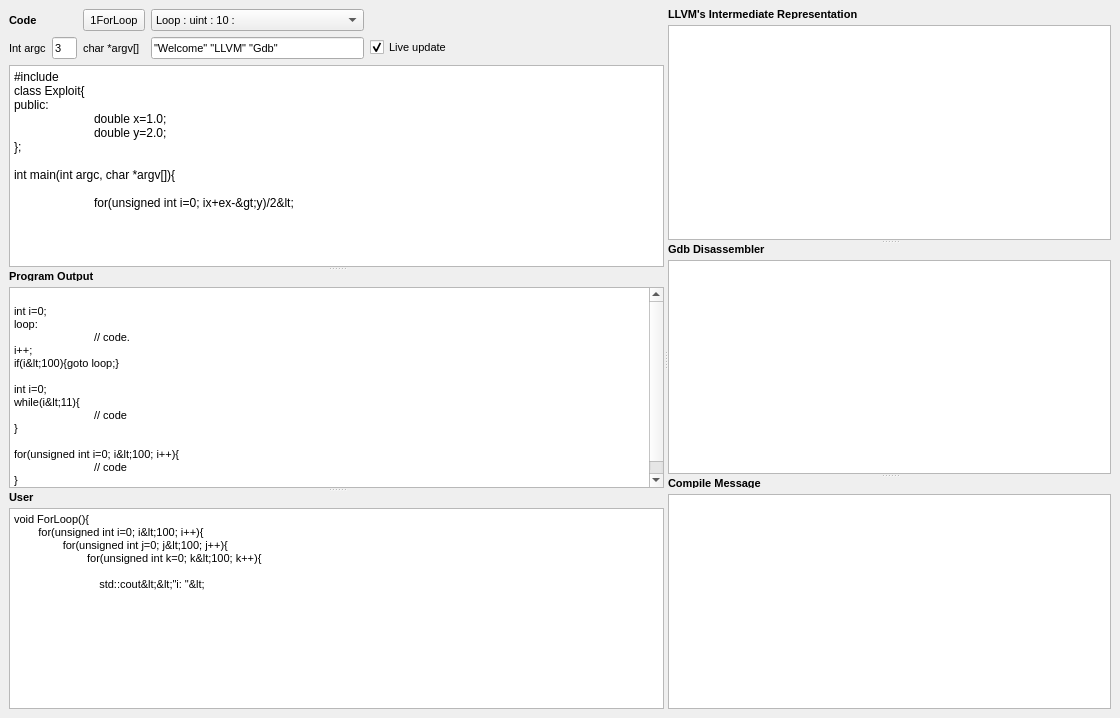
<?xml version="1.0" encoding="UTF-8"?>
<ui version="4.0">
 <class>MainWindow</class>
 <widget class="QMainWindow" name="MainWindow">
  <property name="geometry">
   <rect>
    <x>0</x>
    <y>0</y>
    <width>1120</width>
    <height>718</height>
   </rect>
  </property>
  <property name="sizePolicy">
   <sizepolicy hsizetype="Preferred" vsizetype="Preferred">
    <horstretch>150</horstretch>
    <verstretch>0</verstretch>
   </sizepolicy>
  </property>
  <property name="windowTitle">
   <string>JustForFun</string>
  </property>
  <property name="windowOpacity">
   <double>1.000000000000000</double>
  </property>
  <widget class="QWidget" name="centralwidget">
   <layout class="QGridLayout" name="gridLayout_10">
    <item row="0" column="0">
     <widget class="QSplitter" name="splitter_3">
      <property name="sizePolicy">
       <sizepolicy hsizetype="Expanding" vsizetype="Expanding">
        <horstretch>0</horstretch>
        <verstretch>0</verstretch>
       </sizepolicy>
      </property>
      <property name="orientation">
       <enum>Qt::Horizontal</enum>
      </property>
      <widget class="QSplitter" name="splitter_2">
       <property name="sizePolicy">
        <sizepolicy hsizetype="Expanding" vsizetype="Preferred">
         <horstretch>0</horstretch>
         <verstretch>0</verstretch>
        </sizepolicy>
       </property>
       <property name="sizeIncrement">
        <size>
         <width>0</width>
         <height>0</height>
        </size>
       </property>
       <property name="baseSize">
        <size>
         <width>200</width>
         <height>0</height>
        </size>
       </property>
       <property name="font">
        <font>
         <pointsize>8</pointsize>
        </font>
       </property>
       <property name="contextMenuPolicy">
        <enum>Qt::NoContextMenu</enum>
       </property>
       <property name="frameShape">
        <enum>QFrame::NoFrame</enum>
       </property>
       <property name="midLineWidth">
        <number>0</number>
       </property>
       <property name="orientation">
        <enum>Qt::Vertical</enum>
       </property>
       <property name="opaqueResize">
        <bool>true</bool>
       </property>
       <property name="handleWidth">
        <number>4</number>
       </property>
       <property name="childrenCollapsible">
        <bool>true</bool>
       </property>
       <widget class="QWidget" name="layoutWidget">
        <layout class="QGridLayout" name="gridLayout_2" rowstretch="0,0" columnstretch="0">
         <property name="sizeConstraint">
          <enum>QLayout::SetDefaultConstraint</enum>
         </property>
         <item row="0" column="0">
          <layout class="QGridLayout" name="gridLayout_8">
           <item row="1" column="2">
            <widget class="QLabel" name="label_8">
             <property name="font">
              <font>
               <pointsize>8</pointsize>
              </font>
             </property>
             <property name="text">
              <string>char *argv[]</string>
             </property>
            </widget>
           </item>
           <item row="1" column="4">
            <widget class="QCheckBox" name="checkBox_Update">
             <property name="font">
              <font>
               <pointsize>8</pointsize>
              </font>
             </property>
             <property name="text">
              <string>Live update</string>
             </property>
             <property name="checked">
              <bool>true</bool>
             </property>
            </widget>
           </item>
           <item row="1" column="3">
            <widget class="QLineEdit" name="lineEdit_argv">
             <property name="sizePolicy">
              <sizepolicy hsizetype="Expanding" vsizetype="Preferred">
               <horstretch>0</horstretch>
               <verstretch>0</verstretch>
              </sizepolicy>
             </property>
             <property name="font">
              <font>
               <pointsize>8</pointsize>
              </font>
             </property>
             <property name="text">
              <string>&quot;Welcome&quot; &quot;LLVM&quot; &quot;Gdb&quot;</string>
             </property>
            </widget>
           </item>
           <item row="1" column="1">
            <widget class="QLineEdit" name="lineEdit_argc">
             <property name="sizePolicy">
              <sizepolicy hsizetype="Preferred" vsizetype="Fixed">
               <horstretch>0</horstretch>
               <verstretch>0</verstretch>
              </sizepolicy>
             </property>
             <property name="maximumSize">
              <size>
               <width>25</width>
               <height>16777215</height>
              </size>
             </property>
             <property name="font">
              <font>
               <pointsize>8</pointsize>
              </font>
             </property>
             <property name="text">
              <string>3</string>
             </property>
            </widget>
           </item>
           <item row="1" column="0">
            <widget class="QLabel" name="label_7">
             <property name="font">
              <font>
               <pointsize>8</pointsize>
              </font>
             </property>
             <property name="text">
              <string>Int argc</string>
             </property>
            </widget>
           </item>
           <item row="0" column="0">
            <widget class="QLabel" name="label_3">
             <property name="maximumSize">
              <size>
               <width>16777215</width>
               <height>10</height>
              </size>
             </property>
             <property name="font">
              <font>
               <pointsize>8</pointsize>
               <weight>75</weight>
               <bold>true</bold>
              </font>
             </property>
             <property name="text">
              <string>Code </string>
             </property>
            </widget>
           </item>
           <item row="1" column="5">
            <spacer name="horizontalSpacer_2">
             <property name="orientation">
              <enum>Qt::Horizontal</enum>
             </property>
             <property name="sizeHint" stdset="0">
              <size>
               <width>40</width>
               <height>20</height>
              </size>
             </property>
            </spacer>
           </item>
           <item row="0" column="2">
            <widget class="QToolButton" name="toolButton_ForLoop">
             <property name="sizePolicy">
              <sizepolicy hsizetype="Preferred" vsizetype="Preferred">
               <horstretch>0</horstretch>
               <verstretch>0</verstretch>
              </sizepolicy>
             </property>
             <property name="layoutDirection">
              <enum>Qt::LeftToRight</enum>
             </property>
             <property name="text">
              <string>1ForLoop</string>
             </property>
             <property name="checkable">
              <bool>false</bool>
             </property>
            </widget>
           </item>
           <item row="0" column="3">
            <widget class="QComboBox" name="comboBox">
             <item>
              <property name="text">
               <string>Loop : uint : 10 : </string>
              </property>
             </item>
            </widget>
           </item>
          </layout>
         </item>
         <item row="1" column="0">
          <widget class="QMarkdownTextEdit" name="plainTextEdit_Code">
           <property name="minimumSize">
            <size>
             <width>0</width>
             <height>0</height>
            </size>
           </property>
           <property name="font">
            <font>
             <pointsize>9</pointsize>
            </font>
           </property>
           <property name="verticalScrollBarPolicy">
            <enum>Qt::ScrollBarAsNeeded</enum>
           </property>
           <property name="plainText">
            <string>#include &lt;iostream&gt;
class Exploit{
public:
	double x=1.0;
	double y=2.0;
};

int main(int argc, char *argv[]){

	for(unsigned int i=0; i&lt;argc; i++){
		std::cout&lt;&lt;&quot;argc at i: &quot;&lt;&lt;i&lt;&lt;&quot; argv: &quot;&lt;&lt;argv[i]&lt;&lt;std::endl;
	}

        for(unsigned int i=0; i&lt;10; i++){
                for(unsigned int j=0; j&lt;10; j++){
                        for(unsigned int k=0; k&lt;10; k++){
                        
                            std::cout&lt;&lt;&quot;i: &quot;&lt;&lt;i&lt;&lt;std::endl;
                            std::cout&lt;&lt;&quot;j: &quot;&lt;&lt;j&lt;&lt;std::endl;
                            std::cout&lt;&lt;&quot;k: &quot;&lt;&lt;k&lt;&lt;std::endl;
                        }
                }
        
}

	Exploit *ex = new Exploit();
                     std::cout&lt;&lt;&quot;theSum: &quot;&lt;&lt;(ex-&gt;x+ex-&gt;y)/2&lt;&lt;std::endl;
}

void ForLoop(){
for(unsigned int i=0; i&lt;100; i++){
 	for(unsigned int j=0; j&lt;100; j++){
		for(unsigned int k=0; k&lt;100; k++){
			
			std::cout&lt;&lt;&quot;i: &quot;&lt;&lt;i&lt;&lt;std::endl;
			std::cout&lt;&lt;&quot;j: &quot;&lt;&lt;j&lt;&lt;std::endl;
			std::cout&lt;&lt;&quot;k: &quot;&lt;&lt;k&lt;&lt;std::endl;	
		}
	}
}
}




</string>
           </property>
          </widget>
         </item>
        </layout>
       </widget>
       <widget class="QWidget" name="layoutWidget_2">
        <layout class="QGridLayout" name="gridLayout_7">
         <item row="2" column="0">
          <widget class="QMarkdownTextEdit" name="plainTextEdit_Output">
           <property name="sizePolicy">
            <sizepolicy hsizetype="Expanding" vsizetype="Expanding">
             <horstretch>0</horstretch>
             <verstretch>0</verstretch>
            </sizepolicy>
           </property>
           <property name="maximumSize">
            <size>
             <width>16777215</width>
             <height>16777215</height>
            </size>
           </property>
           <property name="plainText">
            <string>
int i=0;
loop:
	// code.
i++;
if(i&lt;100){goto loop;}

int i=0;
while(i&lt;11){
	// code
}

for(unsigned int i=0; i&lt;100; i++){
	// code
}</string>
           </property>
          </widget>
         </item>
         <item row="1" column="0">
          <widget class="QLabel" name="label_5">
           <property name="sizePolicy">
            <sizepolicy hsizetype="Preferred" vsizetype="Preferred">
             <horstretch>0</horstretch>
             <verstretch>0</verstretch>
            </sizepolicy>
           </property>
           <property name="maximumSize">
            <size>
             <width>16777215</width>
             <height>10</height>
            </size>
           </property>
           <property name="font">
            <font>
             <pointsize>8</pointsize>
             <weight>75</weight>
             <bold>true</bold>
            </font>
           </property>
           <property name="text">
            <string>Program Output</string>
           </property>
          </widget>
         </item>
        </layout>
       </widget>
       <widget class="QWidget" name="layoutWidget_3">
        <layout class="QGridLayout" name="gridLayout_6">
         <item row="1" column="0">
          <widget class="QMarkdownTextEdit" name="plainTextEdit_UserDefined">
           <property name="sizePolicy">
            <sizepolicy hsizetype="Expanding" vsizetype="Expanding">
             <horstretch>0</horstretch>
             <verstretch>0</verstretch>
            </sizepolicy>
           </property>
           <property name="maximumSize">
            <size>
             <width>16777215</width>
             <height>16777215</height>
            </size>
           </property>
           <property name="font">
            <font>
             <pointsize>8</pointsize>
            </font>
           </property>
           <property name="plainText">
            <string>void ForLoop(){
        for(unsigned int i=0; i&lt;100; i++){
                for(unsigned int j=0; j&lt;100; j++){
                        for(unsigned int k=0; k&lt;100; k++){
                        
                            std::cout&lt;&lt;&quot;i: &quot;&lt;&lt;i&lt;&lt;std::endl;
                            std::cout&lt;&lt;&quot;j: &quot;&lt;&lt;j&lt;&lt;std::endl;
                            std::cout&lt;&lt;&quot;k: &quot;&lt;&lt;k&lt;&lt;std::endl;
                        }
                }
        }
}</string>
           </property>
          </widget>
         </item>
         <item row="0" column="0">
          <widget class="QLabel" name="label_6">
           <property name="sizePolicy">
            <sizepolicy hsizetype="Preferred" vsizetype="Preferred">
             <horstretch>0</horstretch>
             <verstretch>0</verstretch>
            </sizepolicy>
           </property>
           <property name="maximumSize">
            <size>
             <width>16777215</width>
             <height>10</height>
            </size>
           </property>
           <property name="font">
            <font>
             <pointsize>8</pointsize>
             <weight>75</weight>
             <bold>true</bold>
             <underline>false</underline>
            </font>
           </property>
           <property name="text">
            <string>User </string>
           </property>
          </widget>
         </item>
        </layout>
       </widget>
      </widget>
      <widget class="QSplitter" name="splitter">
       <property name="orientation">
        <enum>Qt::Vertical</enum>
       </property>
       <widget class="QWidget" name="layoutWidget_4">
        <layout class="QGridLayout" name="gridLayout">
         <item row="1" column="0">
          <widget class="QMarkdownTextEdit" name="plainTextEdit_Ir">
           <property name="minimumSize">
            <size>
             <width>0</width>
             <height>0</height>
            </size>
           </property>
           <property name="focusPolicy">
            <enum>Qt::NoFocus</enum>
           </property>
           <property name="verticalScrollBarPolicy">
            <enum>Qt::ScrollBarAsNeeded</enum>
           </property>
           <property name="horizontalScrollBarPolicy">
            <enum>Qt::ScrollBarAsNeeded</enum>
           </property>
          </widget>
         </item>
         <item row="0" column="0">
          <widget class="QLabel" name="label_2">
           <property name="sizePolicy">
            <sizepolicy hsizetype="Preferred" vsizetype="Preferred">
             <horstretch>0</horstretch>
             <verstretch>0</verstretch>
            </sizepolicy>
           </property>
           <property name="maximumSize">
            <size>
             <width>16777215</width>
             <height>10</height>
            </size>
           </property>
           <property name="font">
            <font>
             <pointsize>8</pointsize>
             <weight>75</weight>
             <bold>true</bold>
            </font>
           </property>
           <property name="text">
            <string>LLVM's Intermediate Representation</string>
           </property>
          </widget>
         </item>
        </layout>
       </widget>
       <widget class="QWidget" name="layoutWidget_5">
        <layout class="QGridLayout" name="gridLayout_3">
         <item row="0" column="0">
          <widget class="QLabel" name="label">
           <property name="sizePolicy">
            <sizepolicy hsizetype="Preferred" vsizetype="Preferred">
             <horstretch>0</horstretch>
             <verstretch>0</verstretch>
            </sizepolicy>
           </property>
           <property name="maximumSize">
            <size>
             <width>16777215</width>
             <height>10</height>
            </size>
           </property>
           <property name="font">
            <font>
             <pointsize>8</pointsize>
             <weight>75</weight>
             <bold>true</bold>
            </font>
           </property>
           <property name="text">
            <string>Gdb Disassembler</string>
           </property>
          </widget>
         </item>
         <item row="1" column="0">
          <widget class="QMarkdownTextEdit" name="plainTextEdit_Gdb">
           <property name="sizePolicy">
            <sizepolicy hsizetype="Expanding" vsizetype="Expanding">
             <horstretch>0</horstretch>
             <verstretch>0</verstretch>
            </sizepolicy>
           </property>
           <property name="minimumSize">
            <size>
             <width>0</width>
             <height>0</height>
            </size>
           </property>
           <property name="maximumSize">
            <size>
             <width>16777215</width>
             <height>16777215</height>
            </size>
           </property>
           <property name="focusPolicy">
            <enum>Qt::NoFocus</enum>
           </property>
           <property name="sizeAdjustPolicy">
            <enum>QAbstractScrollArea::AdjustIgnored</enum>
           </property>
          </widget>
         </item>
        </layout>
       </widget>
       <widget class="QWidget" name="layoutWidget_6">
        <layout class="QGridLayout" name="gridLayout_5">
         <item row="0" column="0">
          <widget class="QLabel" name="label_4">
           <property name="sizePolicy">
            <sizepolicy hsizetype="Preferred" vsizetype="Fixed">
             <horstretch>0</horstretch>
             <verstretch>0</verstretch>
            </sizepolicy>
           </property>
           <property name="maximumSize">
            <size>
             <width>16777215</width>
             <height>10</height>
            </size>
           </property>
           <property name="font">
            <font>
             <pointsize>8</pointsize>
             <weight>75</weight>
             <bold>true</bold>
            </font>
           </property>
           <property name="text">
            <string>Compile Message</string>
           </property>
          </widget>
         </item>
         <item row="1" column="0">
          <widget class="QMarkdownTextEdit" name="plainTextEdit_Error">
           <property name="sizePolicy">
            <sizepolicy hsizetype="Expanding" vsizetype="Preferred">
             <horstretch>0</horstretch>
             <verstretch>0</verstretch>
            </sizepolicy>
           </property>
           <property name="maximumSize">
            <size>
             <width>16777215</width>
             <height>16777215</height>
            </size>
           </property>
           <property name="focusPolicy">
            <enum>Qt::NoFocus</enum>
           </property>
          </widget>
         </item>
        </layout>
       </widget>
      </widget>
     </widget>
    </item>
   </layout>
  </widget>
  <widget class="QMenuBar" name="menubar">
   <property name="geometry">
    <rect>
     <x>0</x>
     <y>0</y>
     <width>1120</width>
     <height>20</height>
    </rect>
   </property>
  </widget>
 </widget>
 <customwidgets>
  <customwidget>
   <class>QMarkdownTextEdit</class>
   <extends>QPlainTextEdit</extends>
   <header location="global">qmarkdowntextedit.h</header>
  </customwidget>
 </customwidgets>
 <resources/>
 <connections/>
</ui>
